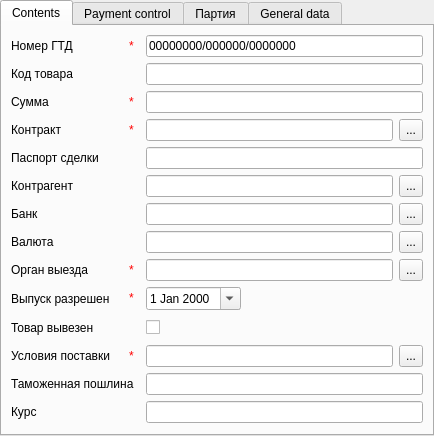
<?xml version="1.0" encoding="UTF-8"?>
<ui version="4.0">
 <class>ccdCardPage</class>
 <widget class="ma::chrono::CardPage" name="ccdCardPage">
  <property name="geometry">
   <rect>
    <x>0</x>
    <y>0</y>
    <width>434</width>
    <height>425</height>
   </rect>
  </property>
  <property name="windowTitle">
   <string> - CCD</string>
  </property>
  <layout class="QVBoxLayout" name="verticalLayout">
   <property name="margin">
    <number>0</number>
   </property>
   <item>
    <widget class="QTabWidget" name="tabWidget">
     <property name="currentIndex">
      <number>0</number>
     </property>
     <property name="movable">
      <bool>true</bool>
     </property>
     <widget class="QWidget" name="contentsTab">
      <attribute name="title">
       <string>Contents</string>
      </attribute>
      <layout class="QGridLayout" name="gridLayout">
       <item row="29" column="0" colspan="3">
        <spacer name="verticalSpacer">
         <property name="orientation">
          <enum>Qt::Vertical</enum>
         </property>
         <property name="sizeHint" stdset="0">
          <size>
           <width>20</width>
           <height>40</height>
          </size>
         </property>
        </spacer>
       </item>
       <item row="8" column="0">
        <widget class="QLabel" name="label_18">
         <property name="text">
          <string>Контрагент</string>
         </property>
        </widget>
       </item>
       <item row="21" column="2">
        <layout class="QHBoxLayout" name="horizontalLayout_27">
         <item>
          <widget class="QDateEdit" name="exportPermDate">
           <property name="calendarPopup">
            <bool>true</bool>
           </property>
          </widget>
         </item>
         <item>
          <spacer name="horizontalSpacer_3">
           <property name="orientation">
            <enum>Qt::Horizontal</enum>
           </property>
           <property name="sizeHint" stdset="0">
            <size>
             <width>40</width>
             <height>20</height>
            </size>
           </property>
          </spacer>
         </item>
        </layout>
       </item>
       <item row="23" column="0">
        <widget class="QLabel" name="label_22">
         <property name="text">
          <string>Товар вывезен</string>
         </property>
         <property name="wordWrap">
          <bool>true</bool>
         </property>
        </widget>
       </item>
       <item row="23" column="2">
        <layout class="QHBoxLayout" name="horizontalLayout_29">
         <item>
          <widget class="QCheckBox" name="exportCheck">
           <property name="text">
            <string/>
           </property>
          </widget>
         </item>
         <item>
          <widget class="QStackedWidget" name="exportStackedWidget">
           <property name="currentIndex">
            <number>0</number>
           </property>
           <widget class="QWidget" name="page"/>
           <widget class="QWidget" name="page_2">
            <layout class="QHBoxLayout" name="horizontalLayout">
             <property name="spacing">
              <number>0</number>
             </property>
             <property name="margin">
              <number>0</number>
             </property>
             <item>
              <widget class="QDateEdit" name="exportDate">
               <property name="calendarPopup">
                <bool>true</bool>
               </property>
              </widget>
             </item>
             <item>
              <spacer name="horizontalSpacer_5">
               <property name="orientation">
                <enum>Qt::Horizontal</enum>
               </property>
               <property name="sizeHint" stdset="0">
                <size>
                 <width>40</width>
                 <height>20</height>
                </size>
               </property>
              </spacer>
             </item>
            </layout>
           </widget>
          </widget>
         </item>
        </layout>
       </item>
       <item row="25" column="2">
        <layout class="QHBoxLayout" name="horizontalLayout_30">
         <item>
          <widget class="QLineEdit" name="ttermEdit">
           <property name="readOnly">
            <bool>true</bool>
           </property>
          </widget>
         </item>
         <item>
          <widget class="QToolButton" name="ttermBtn">
           <property name="sizePolicy">
            <sizepolicy hsizetype="Fixed" vsizetype="Preferred">
             <horstretch>0</horstretch>
             <verstretch>0</verstretch>
            </sizepolicy>
           </property>
           <property name="text">
            <string>...</string>
           </property>
          </widget>
         </item>
        </layout>
       </item>
       <item row="27" column="0">
        <widget class="QLabel" name="label_27">
         <property name="text">
          <string>Таможенная пошлина</string>
         </property>
         <property name="wordWrap">
          <bool>true</bool>
         </property>
        </widget>
       </item>
       <item row="27" column="2">
        <widget class="QLineEdit" name="dutyEdit"/>
       </item>
       <item row="8" column="2">
        <layout class="QHBoxLayout" name="horizontalLayout_13">
         <item>
          <widget class="QLineEdit" name="counterpartEdit">
           <property name="readOnly">
            <bool>true</bool>
           </property>
          </widget>
         </item>
         <item>
          <widget class="QToolButton" name="counterpartBtn">
           <property name="sizePolicy">
            <sizepolicy hsizetype="Fixed" vsizetype="Preferred">
             <horstretch>0</horstretch>
             <verstretch>0</verstretch>
            </sizepolicy>
           </property>
           <property name="text">
            <string>...</string>
           </property>
          </widget>
         </item>
        </layout>
       </item>
       <item row="13" column="0">
        <widget class="QLabel" name="label_6">
         <property name="text">
          <string>Валюта</string>
         </property>
        </widget>
       </item>
       <item row="13" column="2">
        <layout class="QHBoxLayout" name="horizontalLayout_14">
         <item>
          <widget class="QLineEdit" name="currencyEdit">
           <property name="readOnly">
            <bool>true</bool>
           </property>
          </widget>
         </item>
         <item>
          <widget class="QToolButton" name="currencyBtn">
           <property name="sizePolicy">
            <sizepolicy hsizetype="Fixed" vsizetype="Preferred">
             <horstretch>0</horstretch>
             <verstretch>0</verstretch>
            </sizepolicy>
           </property>
           <property name="text">
            <string>...</string>
           </property>
          </widget>
         </item>
        </layout>
       </item>
       <item row="0" column="2">
        <widget class="QLineEdit" name="ccdNumberEdit">
         <property name="inputMask">
          <string>00000009/000000/0000000;0</string>
         </property>
        </widget>
       </item>
       <item row="4" column="2">
        <widget class="QLineEdit" name="amountEdit"/>
       </item>
       <item row="6" column="2">
        <layout class="QHBoxLayout" name="horizontalLayout_20">
         <item>
          <widget class="QLineEdit" name="contractEdit">
           <property name="readOnly">
            <bool>true</bool>
           </property>
          </widget>
         </item>
         <item>
          <widget class="QToolButton" name="contractBtn">
           <property name="sizePolicy">
            <sizepolicy hsizetype="Fixed" vsizetype="Preferred">
             <horstretch>0</horstretch>
             <verstretch>0</verstretch>
            </sizepolicy>
           </property>
           <property name="text">
            <string>...</string>
           </property>
          </widget>
         </item>
        </layout>
       </item>
       <item row="19" column="2">
        <layout class="QHBoxLayout" name="horizontalLayout_22">
         <item>
          <widget class="QLineEdit" name="deppointEdit">
           <property name="readOnly">
            <bool>true</bool>
           </property>
          </widget>
         </item>
         <item>
          <widget class="QToolButton" name="deppointBtn">
           <property name="sizePolicy">
            <sizepolicy hsizetype="Fixed" vsizetype="Preferred">
             <horstretch>0</horstretch>
             <verstretch>0</verstretch>
            </sizepolicy>
           </property>
           <property name="text">
            <string>...</string>
           </property>
          </widget>
         </item>
        </layout>
       </item>
       <item row="2" column="2">
        <widget class="QLineEdit" name="productCodeEdit"/>
       </item>
       <item row="28" column="0">
        <widget class="QLabel" name="label_28">
         <property name="text">
          <string>Курс</string>
         </property>
         <property name="wordWrap">
          <bool>true</bool>
         </property>
        </widget>
       </item>
       <item row="28" column="2">
        <widget class="QLineEdit" name="rateEdit"/>
       </item>
       <item row="7" column="0">
        <widget class="QLabel" name="label_10">
         <property name="text">
          <string>Паспорт сделки</string>
         </property>
        </widget>
       </item>
       <item row="7" column="2">
        <widget class="QLineEdit" name="passportNumberEdit">
         <property name="readOnly">
          <bool>true</bool>
         </property>
        </widget>
       </item>
       <item row="9" column="2">
        <layout class="QHBoxLayout" name="horizontalLayout_26">
         <item>
          <widget class="QLineEdit" name="bankEdit">
           <property name="readOnly">
            <bool>true</bool>
           </property>
          </widget>
         </item>
         <item>
          <widget class="QToolButton" name="bankBtn">
           <property name="sizePolicy">
            <sizepolicy hsizetype="Fixed" vsizetype="Preferred">
             <horstretch>0</horstretch>
             <verstretch>0</verstretch>
            </sizepolicy>
           </property>
           <property name="text">
            <string>...</string>
           </property>
          </widget>
         </item>
        </layout>
       </item>
       <item row="9" column="0">
        <widget class="QLabel" name="label_19">
         <property name="text">
          <string>Банк</string>
         </property>
        </widget>
       </item>
       <item row="0" column="0">
        <layout class="QHBoxLayout" name="horizontalLayout_2">
         <item>
          <widget class="QLabel" name="label_8">
           <property name="text">
            <string>Номер ГТД</string>
           </property>
          </widget>
         </item>
         <item>
          <widget class="QLabel" name="asterikLabel">
           <property name="sizePolicy">
            <sizepolicy hsizetype="Maximum" vsizetype="Preferred">
             <horstretch>0</horstretch>
             <verstretch>0</verstretch>
            </sizepolicy>
           </property>
           <property name="toolTip">
            <string>required field</string>
           </property>
           <property name="text">
            <string>&lt;!DOCTYPE HTML PUBLIC &quot;-//W3C//DTD HTML 4.0//EN&quot; &quot;http://www.w3.org/TR/REC-html40/strict.dtd&quot;&gt;
&lt;html&gt;
&lt;head&gt;
&lt;meta name=&quot;qrichtext&quot; content=&quot;1&quot;/&gt;
&lt;/head&gt;
&lt;body&gt;
&lt;span style=&quot; color:red;&quot;&gt;*&lt;/span&gt;
&lt;/body&gt;
&lt;/html&gt;</string>
           </property>
          </widget>
         </item>
        </layout>
       </item>
       <item row="4" column="0">
        <layout class="QHBoxLayout" name="horizontalLayout_4">
         <item>
          <widget class="QLabel" name="label_5">
           <property name="text">
            <string>Сумма</string>
           </property>
          </widget>
         </item>
         <item>
          <widget class="QLabel" name="asterikLabel_2">
           <property name="sizePolicy">
            <sizepolicy hsizetype="Maximum" vsizetype="Preferred">
             <horstretch>0</horstretch>
             <verstretch>0</verstretch>
            </sizepolicy>
           </property>
           <property name="toolTip">
            <string>required field</string>
           </property>
           <property name="text">
            <string>&lt;!DOCTYPE HTML PUBLIC &quot;-//W3C//DTD HTML 4.0//EN&quot; &quot;http://www.w3.org/TR/REC-html40/strict.dtd&quot;&gt;
&lt;html&gt;
&lt;head&gt;
&lt;meta name=&quot;qrichtext&quot; content=&quot;1&quot;/&gt;
&lt;/head&gt;
&lt;body&gt;
&lt;span style=&quot; color:red;&quot;&gt;*&lt;/span&gt;
&lt;/body&gt;
&lt;/html&gt;</string>
           </property>
          </widget>
         </item>
        </layout>
       </item>
       <item row="6" column="0">
        <layout class="QHBoxLayout" name="horizontalLayout_5">
         <item>
          <widget class="QLabel" name="label">
           <property name="text">
            <string>Контракт</string>
           </property>
          </widget>
         </item>
         <item>
          <widget class="QLabel" name="asterikLabel_3">
           <property name="sizePolicy">
            <sizepolicy hsizetype="Maximum" vsizetype="Preferred">
             <horstretch>0</horstretch>
             <verstretch>0</verstretch>
            </sizepolicy>
           </property>
           <property name="toolTip">
            <string>required field</string>
           </property>
           <property name="text">
            <string>&lt;!DOCTYPE HTML PUBLIC &quot;-//W3C//DTD HTML 4.0//EN&quot; &quot;http://www.w3.org/TR/REC-html40/strict.dtd&quot;&gt;
&lt;html&gt;
&lt;head&gt;
&lt;meta name=&quot;qrichtext&quot; content=&quot;1&quot;/&gt;
&lt;/head&gt;
&lt;body&gt;
&lt;span style=&quot; color:red;&quot;&gt;*&lt;/span&gt;
&lt;/body&gt;
&lt;/html&gt;</string>
           </property>
          </widget>
         </item>
        </layout>
       </item>
       <item row="19" column="0">
        <layout class="QHBoxLayout" name="horizontalLayout_10">
         <item>
          <widget class="QLabel" name="label_9">
           <property name="text">
            <string>Орган выезда</string>
           </property>
          </widget>
         </item>
         <item>
          <widget class="QLabel" name="asterikLabel_4">
           <property name="sizePolicy">
            <sizepolicy hsizetype="Maximum" vsizetype="Preferred">
             <horstretch>0</horstretch>
             <verstretch>0</verstretch>
            </sizepolicy>
           </property>
           <property name="toolTip">
            <string>required field</string>
           </property>
           <property name="text">
            <string>&lt;!DOCTYPE HTML PUBLIC &quot;-//W3C//DTD HTML 4.0//EN&quot; &quot;http://www.w3.org/TR/REC-html40/strict.dtd&quot;&gt;
&lt;html&gt;
&lt;head&gt;
&lt;meta name=&quot;qrichtext&quot; content=&quot;1&quot;/&gt;
&lt;/head&gt;
&lt;body&gt;
&lt;span style=&quot; color:red;&quot;&gt;*&lt;/span&gt;
&lt;/body&gt;
&lt;/html&gt;</string>
           </property>
          </widget>
         </item>
        </layout>
       </item>
       <item row="21" column="0">
        <layout class="QHBoxLayout" name="horizontalLayout_11">
         <item>
          <widget class="QLabel" name="label_21">
           <property name="text">
            <string>Выпуск разрешен</string>
           </property>
          </widget>
         </item>
         <item>
          <widget class="QLabel" name="asterikLabel_5">
           <property name="sizePolicy">
            <sizepolicy hsizetype="Maximum" vsizetype="Preferred">
             <horstretch>0</horstretch>
             <verstretch>0</verstretch>
            </sizepolicy>
           </property>
           <property name="toolTip">
            <string>required field</string>
           </property>
           <property name="text">
            <string>&lt;!DOCTYPE HTML PUBLIC &quot;-//W3C//DTD HTML 4.0//EN&quot; &quot;http://www.w3.org/TR/REC-html40/strict.dtd&quot;&gt;
&lt;html&gt;
&lt;head&gt;
&lt;meta name=&quot;qrichtext&quot; content=&quot;1&quot;/&gt;
&lt;/head&gt;
&lt;body&gt;
&lt;span style=&quot; color:red;&quot;&gt;*&lt;/span&gt;
&lt;/body&gt;
&lt;/html&gt;</string>
           </property>
          </widget>
         </item>
        </layout>
       </item>
       <item row="25" column="0">
        <layout class="QHBoxLayout" name="horizontalLayout_12">
         <item>
          <widget class="QLabel" name="label_23">
           <property name="text">
            <string>Условия поставки</string>
           </property>
           <property name="wordWrap">
            <bool>true</bool>
           </property>
          </widget>
         </item>
         <item>
          <widget class="QLabel" name="asterikLabel_6">
           <property name="sizePolicy">
            <sizepolicy hsizetype="Maximum" vsizetype="Preferred">
             <horstretch>0</horstretch>
             <verstretch>0</verstretch>
            </sizepolicy>
           </property>
           <property name="toolTip">
            <string>required field</string>
           </property>
           <property name="text">
            <string>&lt;!DOCTYPE HTML PUBLIC &quot;-//W3C//DTD HTML 4.0//EN&quot; &quot;http://www.w3.org/TR/REC-html40/strict.dtd&quot;&gt;
&lt;html&gt;
&lt;head&gt;
&lt;meta name=&quot;qrichtext&quot; content=&quot;1&quot;/&gt;
&lt;/head&gt;
&lt;body&gt;
&lt;span style=&quot; color:red;&quot;&gt;*&lt;/span&gt;
&lt;/body&gt;
&lt;/html&gt;</string>
           </property>
          </widget>
         </item>
        </layout>
       </item>
       <item row="2" column="0">
        <widget class="QLabel" name="label_26">
         <property name="text">
          <string>Код товара</string>
         </property>
         <property name="wordWrap">
          <bool>true</bool>
         </property>
        </widget>
       </item>
      </layout>
     </widget>
     <widget class="QWidget" name="paymentTab">
      <attribute name="title">
       <string>Payment control</string>
      </attribute>
      <layout class="QGridLayout" name="gridLayout_3">
       <item row="8" column="0" colspan="2">
        <spacer name="verticalSpacer_3">
         <property name="orientation">
          <enum>Qt::Vertical</enum>
         </property>
         <property name="sizeHint" stdset="0">
          <size>
           <width>298</width>
           <height>346</height>
          </size>
         </property>
        </spacer>
       </item>
       <item row="6" column="0" colspan="2">
        <layout class="QHBoxLayout" name="horizontalLayout_9">
         <item>
          <widget class="QComboBox" name="zeroTaxPeriodCombo">
           <property name="minimumSize">
            <size>
             <width>100</width>
             <height>0</height>
            </size>
           </property>
           <property name="editable">
            <bool>true</bool>
           </property>
           <item>
            <property name="text">
             <string>180</string>
            </property>
           </item>
           <item>
            <property name="text">
             <string>270</string>
            </property>
           </item>
          </widget>
         </item>
         <item>
          <spacer name="horizontalSpacer_4">
           <property name="orientation">
            <enum>Qt::Horizontal</enum>
           </property>
           <property name="sizeHint" stdset="0">
            <size>
             <width>111</width>
             <height>20</height>
            </size>
           </property>
          </spacer>
         </item>
        </layout>
       </item>
       <item row="2" column="0" colspan="2">
        <widget class="Line" name="line">
         <property name="orientation">
          <enum>Qt::Horizontal</enum>
         </property>
        </widget>
       </item>
       <item row="1" column="0" colspan="2">
        <layout class="QHBoxLayout" name="horizontalLayout_6">
         <item>
          <widget class="QComboBox" name="paymentTermTypeCombo">
           <item>
            <property name="text">
             <string>Точная дата</string>
            </property>
           </item>
           <item>
            <property name="text">
             <string>Период с даты коносамента (дни)</string>
            </property>
           </item>
          </widget>
         </item>
         <item>
          <widget class="QStackedWidget" name="paymentTermStackedWidget">
           <property name="sizePolicy">
            <sizepolicy hsizetype="Preferred" vsizetype="Maximum">
             <horstretch>0</horstretch>
             <verstretch>0</verstretch>
            </sizepolicy>
           </property>
           <property name="currentIndex">
            <number>0</number>
           </property>
           <widget class="QWidget" name="page_5">
            <layout class="QHBoxLayout" name="horizontalLayout_7">
             <property name="margin">
              <number>0</number>
             </property>
             <item>
              <widget class="QDateEdit" name="paymentTermDate">
               <property name="calendarPopup">
                <bool>true</bool>
               </property>
              </widget>
             </item>
            </layout>
           </widget>
           <widget class="QWidget" name="page_6">
            <layout class="QHBoxLayout" name="horizontalLayout_8">
             <property name="margin">
              <number>0</number>
             </property>
             <item>
              <widget class="QSpinBox" name="paymentTermPeriodSpin">
               <property name="maximum">
                <number>1000</number>
               </property>
              </widget>
             </item>
            </layout>
           </widget>
          </widget>
         </item>
         <item>
          <spacer name="horizontalSpacer">
           <property name="orientation">
            <enum>Qt::Horizontal</enum>
           </property>
           <property name="sizeHint" stdset="0">
            <size>
             <width>148</width>
             <height>17</height>
            </size>
           </property>
          </spacer>
         </item>
        </layout>
       </item>
       <item row="7" column="0" colspan="2">
        <widget class="Line" name="line_2">
         <property name="orientation">
          <enum>Qt::Horizontal</enum>
         </property>
        </widget>
       </item>
       <item row="4" column="0" colspan="2">
        <layout class="QHBoxLayout" name="horizontalLayout_15">
         <item>
          <widget class="QCheckBox" name="zeroTaxControlCheck">
           <property name="text">
            <string>Подтверждение ставки 0% (дни, начиная с даты &quot;выпуск разрешен&quot;)</string>
           </property>
           <property name="checked">
            <bool>true</bool>
           </property>
          </widget>
         </item>
         <item>
          <spacer name="horizontalSpacer_2">
           <property name="orientation">
            <enum>Qt::Horizontal</enum>
           </property>
           <property name="sizeHint" stdset="0">
            <size>
             <width>40</width>
             <height>20</height>
            </size>
           </property>
          </spacer>
         </item>
        </layout>
       </item>
       <item row="0" column="0" colspan="2">
        <layout class="QHBoxLayout" name="horizontalLayout_21">
         <item>
          <widget class="QCheckBox" name="paymentControlCheck">
           <property name="text">
            <string>Валютный контроль</string>
           </property>
           <property name="checked">
            <bool>true</bool>
           </property>
          </widget>
         </item>
         <item>
          <spacer name="horizontalSpacer_6">
           <property name="orientation">
            <enum>Qt::Horizontal</enum>
           </property>
           <property name="sizeHint" stdset="0">
            <size>
             <width>40</width>
             <height>20</height>
            </size>
           </property>
          </spacer>
         </item>
        </layout>
       </item>
      </layout>
     </widget>
     <widget class="QWidget" name="seriesTab">
      <attribute name="title">
       <string>Партия</string>
      </attribute>
      <layout class="QVBoxLayout" name="verticalLayout_2">
       <item>
        <widget class="QTextEdit" name="seriesTextEdit"/>
       </item>
      </layout>
     </widget>
     <widget class="QWidget" name="generalTab">
      <attribute name="title">
       <string>General data</string>
      </attribute>
      <layout class="QGridLayout" name="gridLayout_2">
       <item row="0" column="0">
        <widget class="QLabel" name="label_14">
         <property name="text">
          <string>User, creator</string>
         </property>
        </widget>
       </item>
       <item row="0" column="1">
        <layout class="QHBoxLayout" name="horizontalLayout_17">
         <item>
          <widget class="QLineEdit" name="createUserEdit">
           <property name="readOnly">
            <bool>true</bool>
           </property>
          </widget>
         </item>
         <item>
          <widget class="QToolButton" name="createUserBtn">
           <property name="sizePolicy">
            <sizepolicy hsizetype="Fixed" vsizetype="Preferred">
             <horstretch>0</horstretch>
             <verstretch>0</verstretch>
            </sizepolicy>
           </property>
           <property name="text">
            <string>...</string>
           </property>
          </widget>
         </item>
        </layout>
       </item>
       <item row="1" column="0">
        <widget class="QLabel" name="label_17">
         <property name="text">
          <string>Time, created</string>
         </property>
        </widget>
       </item>
       <item row="1" column="1">
        <layout class="QHBoxLayout" name="horizontalLayout_19">
         <item>
          <widget class="QLineEdit" name="createTimeEdit">
           <property name="readOnly">
            <bool>true</bool>
           </property>
          </widget>
         </item>
        </layout>
       </item>
       <item row="2" column="0">
        <widget class="QLabel" name="label_16">
         <property name="text">
          <string>User, last update</string>
         </property>
        </widget>
       </item>
       <item row="2" column="1">
        <layout class="QHBoxLayout" name="horizontalLayout_18">
         <item>
          <widget class="QLineEdit" name="updateUserEdit">
           <property name="readOnly">
            <bool>true</bool>
           </property>
          </widget>
         </item>
         <item>
          <widget class="QToolButton" name="updateUserBtn">
           <property name="sizePolicy">
            <sizepolicy hsizetype="Fixed" vsizetype="Preferred">
             <horstretch>0</horstretch>
             <verstretch>0</verstretch>
            </sizepolicy>
           </property>
           <property name="text">
            <string>...</string>
           </property>
          </widget>
         </item>
        </layout>
       </item>
       <item row="3" column="0">
        <widget class="QLabel" name="label_15">
         <property name="text">
          <string>Time, last update</string>
         </property>
        </widget>
       </item>
       <item row="3" column="1">
        <layout class="QHBoxLayout" name="horizontalLayout_16">
         <item>
          <widget class="QLineEdit" name="updateTimeEdit">
           <property name="readOnly">
            <bool>true</bool>
           </property>
          </widget>
         </item>
        </layout>
       </item>
       <item row="4" column="1">
        <spacer name="verticalSpacer_2">
         <property name="orientation">
          <enum>Qt::Vertical</enum>
         </property>
         <property name="sizeHint" stdset="0">
          <size>
           <width>20</width>
           <height>40</height>
          </size>
         </property>
        </spacer>
       </item>
      </layout>
     </widget>
    </widget>
   </item>
  </layout>
 </widget>
 <customwidgets>
  <customwidget>
   <class>ma::chrono::CardPage</class>
   <extends>QWidget</extends>
   <header location="global">ma/chrono/cardpage.h</header>
   <container>1</container>
  </customwidget>
 </customwidgets>
 <tabstops>
  <tabstop>tabWidget</tabstop>
  <tabstop>ccdNumberEdit</tabstop>
  <tabstop>productCodeEdit</tabstop>
  <tabstop>amountEdit</tabstop>
  <tabstop>contractEdit</tabstop>
  <tabstop>contractBtn</tabstop>
  <tabstop>passportNumberEdit</tabstop>
  <tabstop>counterpartEdit</tabstop>
  <tabstop>counterpartBtn</tabstop>
  <tabstop>bankEdit</tabstop>
  <tabstop>bankBtn</tabstop>
  <tabstop>currencyEdit</tabstop>
  <tabstop>currencyBtn</tabstop>
  <tabstop>deppointEdit</tabstop>
  <tabstop>deppointBtn</tabstop>
  <tabstop>exportPermDate</tabstop>
  <tabstop>exportCheck</tabstop>
  <tabstop>exportDate</tabstop>
  <tabstop>ttermEdit</tabstop>
  <tabstop>ttermBtn</tabstop>
  <tabstop>dutyEdit</tabstop>
  <tabstop>rateEdit</tabstop>
  <tabstop>seriesTextEdit</tabstop>
  <tabstop>createUserEdit</tabstop>
  <tabstop>createUserBtn</tabstop>
  <tabstop>createTimeEdit</tabstop>
  <tabstop>updateUserEdit</tabstop>
  <tabstop>updateUserBtn</tabstop>
  <tabstop>updateTimeEdit</tabstop>
 </tabstops>
 <resources/>
 <connections/>
</ui>
